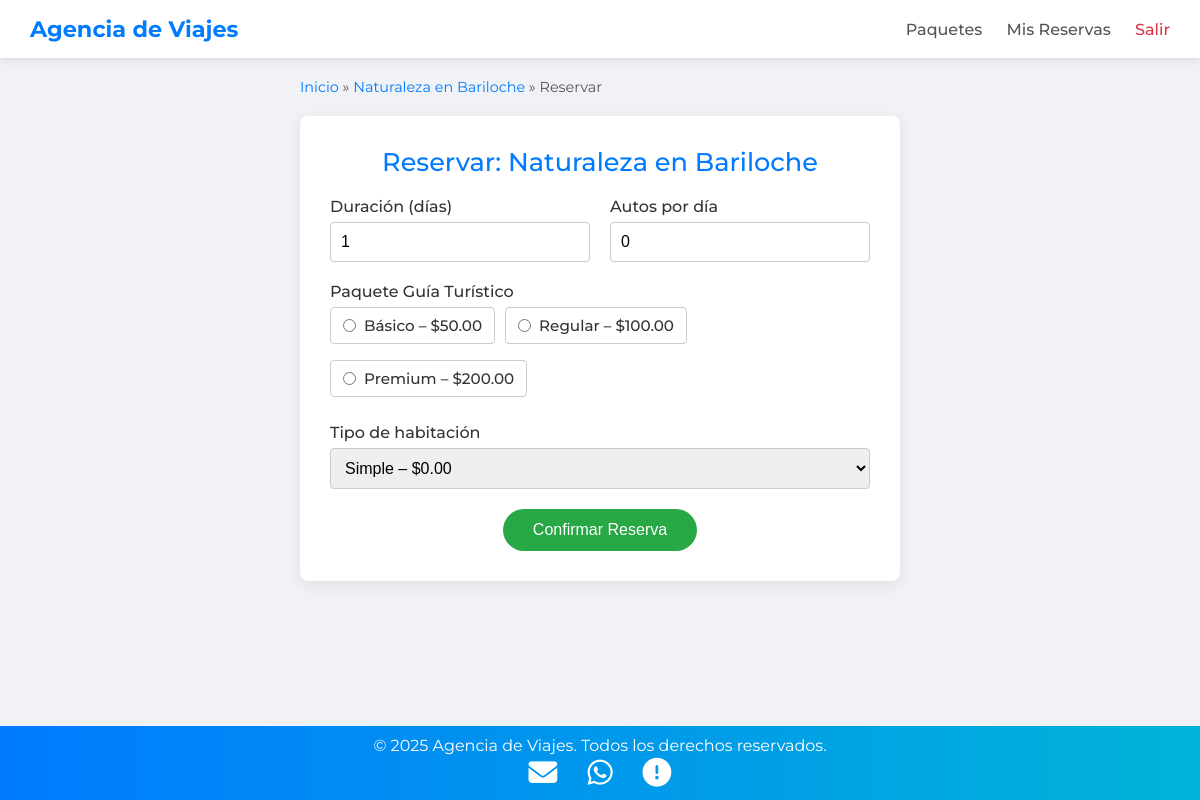
Screenshot of /reservar.php?id=3 (signed in) with the database file from the repository.
### tables this page shows
CREATE TABLE `paquetes` (
  `id_paquete` int(11) NOT NULL,
  `nombre_paquete` varchar(100) NOT NULL,
  `descripcion` text DEFAULT NULL,
  `precio_base` decimal(10,2) DEFAULT NULL,
  `duracion_dias` int(11) DEFAULT NULL,
  `fecha_inicio_disponibilidad` date DEFAULT NULL,
  `fecha_fin_disponibilidad` date DEFAULT NULL,
  `id_destino` int(11) DEFAULT NULL
);

CREATE TABLE `paquetesguia` (
  `id_paquete_guia` int(11) NOT NULL,
  `nombre_paquete_guia` varchar(50) NOT NULL,
  `descripcion` text DEFAULT NULL,
  `precio` decimal(10,2) NOT NULL
);

### reservar.php (the view, shortened to what this page needs)
<?php
$conn = new mysqli("localhost","root","","turismo");
$id_paquete = intval($_GET['id']);
$stmt = $conn->prepare("
  SELECT p.nombre_paquete, d.ciudad AS destino, d.pais AS pais
  FROM Paquetes p
  JOIN Destinos d ON p.id_destino = d.id_destino
  WHERE p.id_paquete=?
");
$stmt->bind_param("i", $id_paquete);
$stmt->execute();
$paquete = $stmt->get_result()->fetch_assoc();
$guias = $conn->query("SELECT * FROM PaquetesGuia");
$habs  = $conn->query("SELECT * FROM TiposHabitacion");
?>
<!DOCTYPE html>
<html lang="es">
<head>
  <link rel="stylesheet" href="https://cdnjs.cloudflare.com/ajax/libs/font-awesome/6.5.0/css/all.min.css">
</head>
<body>
<header>
  <h1>Agencia de Viajes</h1>
  <nav>
    <a href="index.php">Paquetes</a>
    <a href="mis_reservas.php">Mis Reservas</a>
    <a href="logout.php" style="color:#dc3545;">Salir</a>
  </nav>
</header>
<div class="breadcrumbs">
  <a href="index.php">Inicio</a> &raquo;
  <a href="detalle_paquete.php?id=<?=$id_paquete?>">
    <?=htmlspecialchars($paquete['nombre_paquete'])?>
  </a> &raquo;
  <span>Reservar</span>
</div>
<div class="container">
  <h2>Reservar: <?=htmlspecialchars($paquete['nombre_paquete'])?></h2>
  <form method="post" action="confirmar_reserva.php?id=<?=$id_paquete?>">
    <div>
      <label for="duracion">Duración (días)</label>
      <input type="number" id="duracion" name="duracion"
             value="1" min="1" required>
    </div>
    <div>
      <label for="cantidad_autos">Autos por día</label>
      <input type="number" id="cantidad_autos" name="cantidad_autos"
             value="0" min="0">
    </div>
    <div class="full">
      <label>Paquete Guía Turístico</label>
      <div class="radio-group">
        <?php while($g=$guias->fetch_assoc()): ?>
          <label>
            <input type="radio" name="paquete_guia"
                   value="<?=$g['id_paquete_guia']?>" required>
            <span>
              <?=htmlspecialchars($g['nombre_paquete_guia'])?>
              – $<?=number_format($g['precio'],2)?>
            </span>
          </label>
        <?php endwhile; ?>
      </div>
    </div>
    <div class="full">
      <label for="tipo_habitacion">Tipo de habitación</label>
      <select id="tipo_habitacion" name="tipo_habitacion" required>
        <?php while($h=$habs->fetch_assoc()): ?>
          <option value="<?=$h['id_tipo_habitacion']?>">
            <?=htmlspecialchars($h['nombre_tipo'])?>
            – $<?=number_format($h['precio'],2)?>
          </option>
        <?php endwhile; ?>
      </select>
    </div>
    <div class="btn-submit">
      <button type="submit">Confirmar Reserva</button>
    </div>
  </form>
</div>
<footer class="footer" id="footer">
&copy; <?=date('Y')?> Agencia de Viajes. Todos los derechos reservados.
  <div class="icons">
    <a href="mailto:viajes@agencia.com" title="Correo">
      <i class="fas fa-envelope"></i>
    </a>
    <a href="https://wa.me/5491234567890" target="_blank" title="WhatsApp">
      <i class="fab fa-whatsapp"></i>
    </a>
    <a href="quienes_somos.php" title="Quiénes somos">
      <i class="fas fa-circle-exclamation"></i>
    </a>
  </div>
</footer>
</body>
</html>

### reservar.php (style rules this page uses)
* { margin:0; padding:0; box-sizing:border-box; }
body { font-family:'Montserrat',sans-serif; background:#f0f2f5; color:#333; min-height:100vh; padding-bottom:100px; }
header { background:#fff; padding:15px 30px; box-shadow:0 2px 8px rgba(0,0,0,0.1); display:flex; align-items:center; justify-content:space-between; position:sticky; top:0; z-index:100; }
header h1 { font-size:1.4rem; color:#007BFF; font-weight:700; }
header nav a { margin-left:20px; text-decoration:none; color:#555; font-weight:500; transition:color .2s; }
.breadcrumbs { max-width:600px; margin:20px auto; font-size:.9rem; color:#555; }
.breadcrumbs a { color:#007BFF; text-decoration:none; }
.container { max-width:600px; margin:0 auto 40px; background:#fff; border-radius:8px; padding:30px; box-shadow:0 4px 16px rgba(0,0,0,0.08); }
.container h2 { margin-bottom:20px; text-align:center; color:#007BFF; font-size:1.6rem; font-weight:500; }
form { display:grid; grid-template-columns:1fr; gap:20px; }
@media (min-width:480px) { form { grid-template-columns:1fr 1fr; } }
@media (min-width:480px) { form .full { grid-column:1/-1; } }
label { display:block; margin-bottom:6px; font-weight:500; }
input[type="number"], select { width:100%; padding:10px; border:1px solid #ccc; border-radius:4px; font-size:1rem; transition:border-color .2s; }
.radio-group { display:flex; flex-wrap:wrap; gap:10px; }
.radio-group label { display:flex; align-items:center; padding:8px 12px; border:1px solid #ccc; border-radius:4px; cursor:pointer; transition:background .2s, border-color .2s; font-size:.95rem; }
.radio-group input { margin-right:8px; }
.btn-submit { grid-column:1/-1; text-align:center; }
.btn-submit button { background:#28a745; color:#fff; border:none; padding:12px 30px; font-size:1rem; font-weight:500; border-radius:50px; cursor:pointer; transition:background .2s, transform .2s; }
.footer { position: fixed; bottom: 0; width: 100%; background: linear-gradient(90deg, #007BFF, #00B4D8); color: white; padding: 10px 0; text-align: center; transition: height 0.3s ease; z-index: 999; }
.footer .icons { display: flex; justify-content: center; gap: 30px; font-size: 1.8rem; }
.footer .icons a { color: white; text-decoration: none; transition: transform 0.2s ease; }

### rows the page displays
paquetes: nombre_paquete "Naturaleza en Bariloche"
paquetesguia: nombre_paquete_guia "Básico", precio "50.00"
paquetesguia: nombre_paquete_guia "Regular", precio "100.00"
paquetesguia: nombre_paquete_guia "Premium", precio "200.00"

### other values shown
form field tipo_habitacion "Simple – $0.00"
